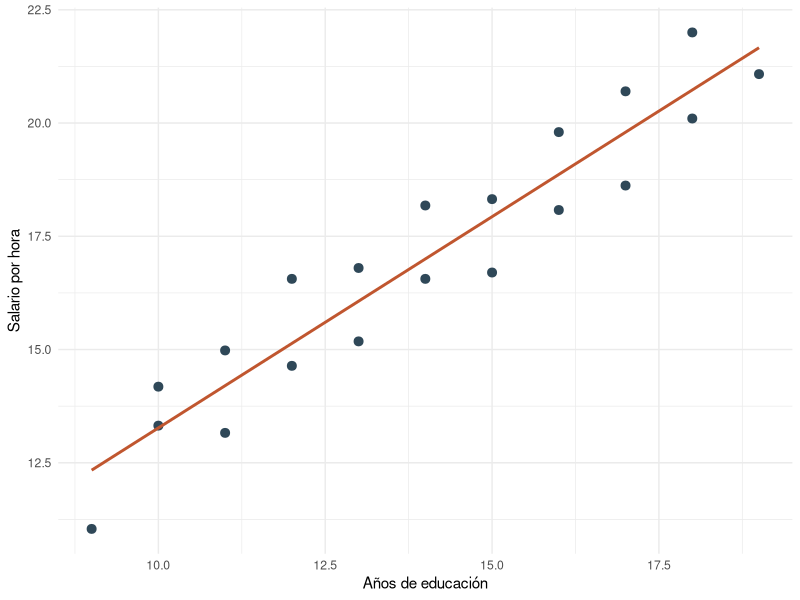
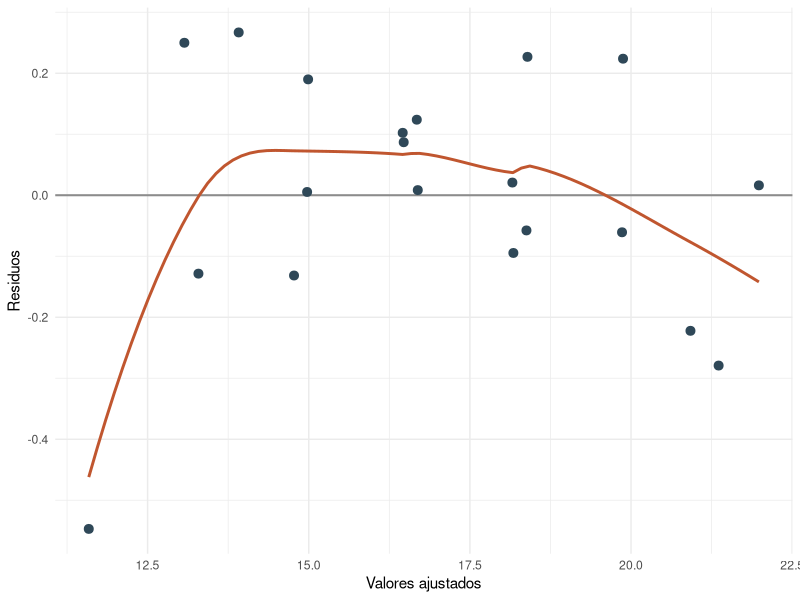
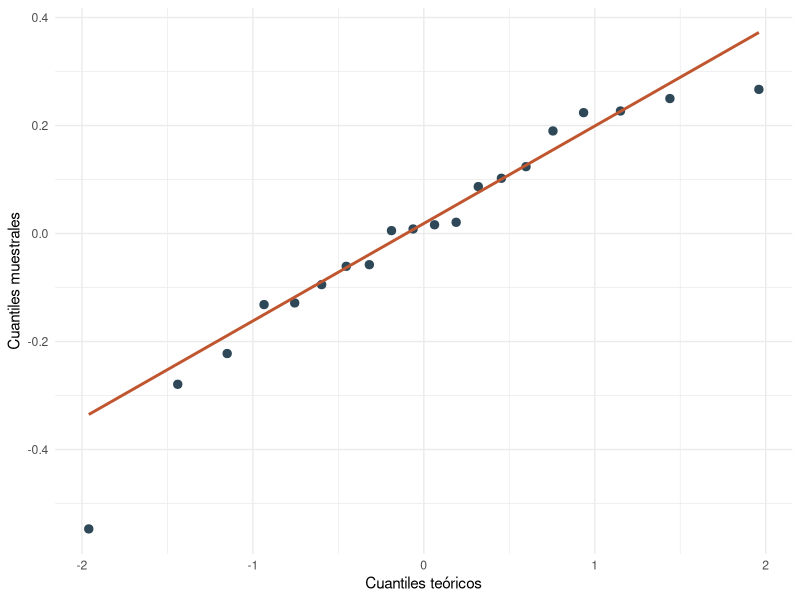
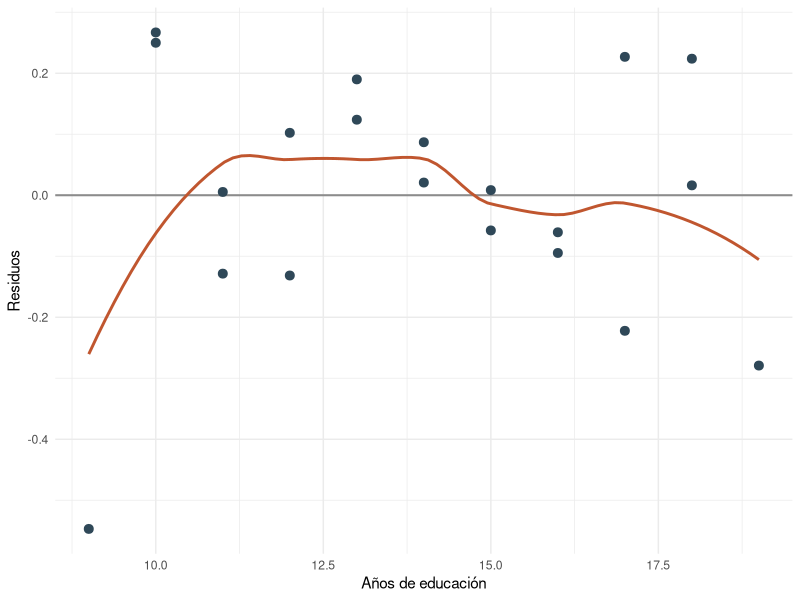
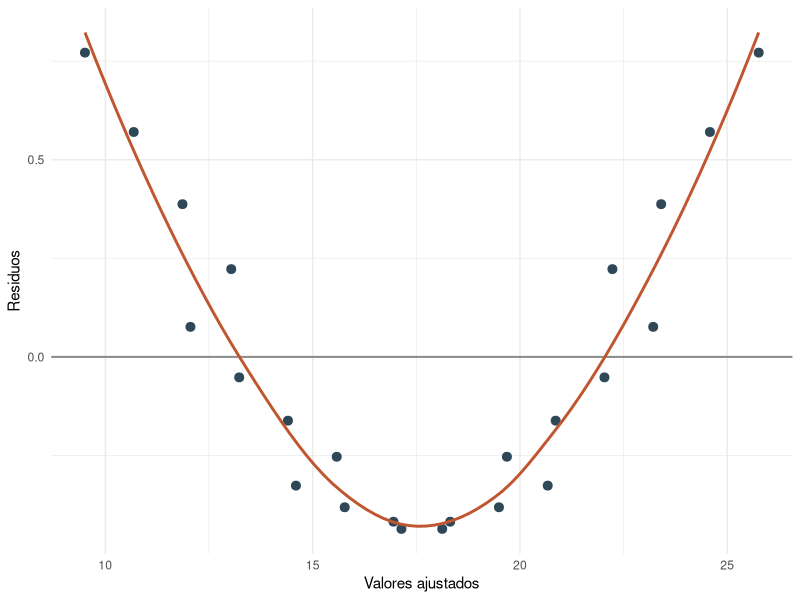

R code for these plots, in order:
## ---- chunk 1
knitr::opts_chunk$set(
  comment = "#>",
  fig.align = "center",
  fig.width = 7,
  fig.height = 4.5,
  out.width = "80%",
  warning = FALSE,
  message = FALSE
)

library(ggplot2)
library(knitr)
## ---- chunk 2
datos_sup <- data.frame(
  educacion = c(9, 10, 10, 11, 11, 12, 12, 13, 13, 14,
                14, 15, 15, 16, 16, 17, 17, 18, 18, 19),
  experiencia = c(2, 4, 6, 3, 7, 5, 9, 4, 8, 6,
                  10, 5, 9, 7, 11, 6, 12, 8, 13, 10),
  ruido = c(-0.8, 0.2, 0.5, -0.4, 0.3, -0.2, 0.6, -0.1, 0.4, 0.0,
            0.5, -0.3, 0.2, -0.2, 0.4, -0.1, 0.3, 0.1, 0.6, -0.2)
)

datos_sup$salario_hora <- 4.8 +
  0.72 * datos_sup$educacion +
  0.28 * datos_sup$experiencia +
  datos_sup$ruido

kable(datos_sup, digits = 2, caption = "Datos de práctica para diagnosticar supuestos de MCO")
## ---- chunk 3
ggplot(datos_sup, aes(x = educacion, y = salario_hora)) +
  geom_point(color = "#2f4858", size = 2.7) +
  geom_smooth(method = "lm", se = FALSE, color = "#C0562F", linewidth = 1) +
  labs(x = "Años de educación", y = "Salario por hora") +
  theme_minimal()
## ---- chunk 4
modelo_sup <- lm(salario_hora ~ educacion + experiencia, data = datos_sup)
summary(modelo_sup)
## ---- chunk 5
tabla_sup <- coef(summary(modelo_sup))
beta0_sup <- unname(coef(modelo_sup)[["(Intercept)"]])
beta_educ_sup <- unname(coef(modelo_sup)[["educacion"]])
beta_exp_sup <- unname(coef(modelo_sup)[["experiencia"]])
se0_sup <- tabla_sup["(Intercept)", "Std. Error"]
se_educ_sup <- tabla_sup["educacion", "Std. Error"]
se_exp_sup <- tabla_sup["experiencia", "Std. Error"]
r2_sup <- summary(modelo_sup)$r.squared
sigma_sup <- summary(modelo_sup)$sigma

datos_sup$ajustado <- fitted(modelo_sup)
datos_sup$residuo <- resid(modelo_sup)

cor_resid_ajustado <- cor(datos_sup$residuo, datos_sup$ajustado)
cor_resid_educ <- cor(datos_sup$residuo, datos_sup$educacion)
media_resid <- mean(datos_sup$residuo)

kable(
  data.frame(
    termino = rownames(tabla_sup),
    estimacion = tabla_sup[, "Estimate"],
    error_estandar = tabla_sup[, "Std. Error"],
    t = tabla_sup[, "t value"],
    p_valor = tabla_sup[, "Pr(>|t|)"],
    row.names = NULL
  ),
  digits = 3,
  caption = "Resultados del modelo de salarios en R"
)
## ---- chunk 6
ggplot(datos_sup, aes(x = ajustado, y = residuo)) +
  geom_hline(yintercept = 0, color = "grey55", linewidth = 0.7) +
  geom_point(color = "#2f4858", size = 2.7) +
  geom_smooth(method = "loess", se = FALSE, color = "#C0562F", linewidth = 1) +
  labs(x = "Valores ajustados", y = "Residuos") +
  theme_minimal()
## ---- chunk 7
ggplot(datos_sup, aes(sample = residuo)) +
  stat_qq(color = "#2f4858", size = 2.5) +
  stat_qq_line(color = "#C0562F", linewidth = 1) +
  labs(x = "Cuantiles teóricos", y = "Cuantiles muestrales") +
  theme_minimal()
## ---- chunk 8
ggplot(datos_sup, aes(x = educacion, y = residuo)) +
  geom_hline(yintercept = 0, color = "grey55", linewidth = 0.7) +
  geom_point(color = "#2f4858", size = 2.7) +
  geom_smooth(method = "loess", se = FALSE, color = "#C0562F", linewidth = 1) +
  labs(x = "Años de educación", y = "Residuos") +
  theme_minimal()
## ---- chunk 9
datos_curva <- data.frame(
  educacion = seq(8, 19, length.out = 24),
  experiencia = rep(c(4, 7, 10, 13), length.out = 24)
)

datos_curva$salario_hora <- 5 +
  0.25 * datos_curva$educacion +
  0.04 * datos_curva$educacion^2 +
  0.18 * datos_curva$experiencia

modelo_curva_lineal <- lm(salario_hora ~ educacion + experiencia, data = datos_curva)
datos_curva$ajustado <- fitted(modelo_curva_lineal)
datos_curva$residuo <- resid(modelo_curva_lineal)

ggplot(datos_curva, aes(x = ajustado, y = residuo)) +
  geom_hline(yintercept = 0, color = "grey55", linewidth = 0.7) +
  geom_point(color = "#2f4858", size = 2.7) +
  geom_smooth(method = "loess", se = FALSE, color = "#C0562F", linewidth = 1) +
  labs(x = "Valores ajustados", y = "Residuos") +
  theme_minimal()
